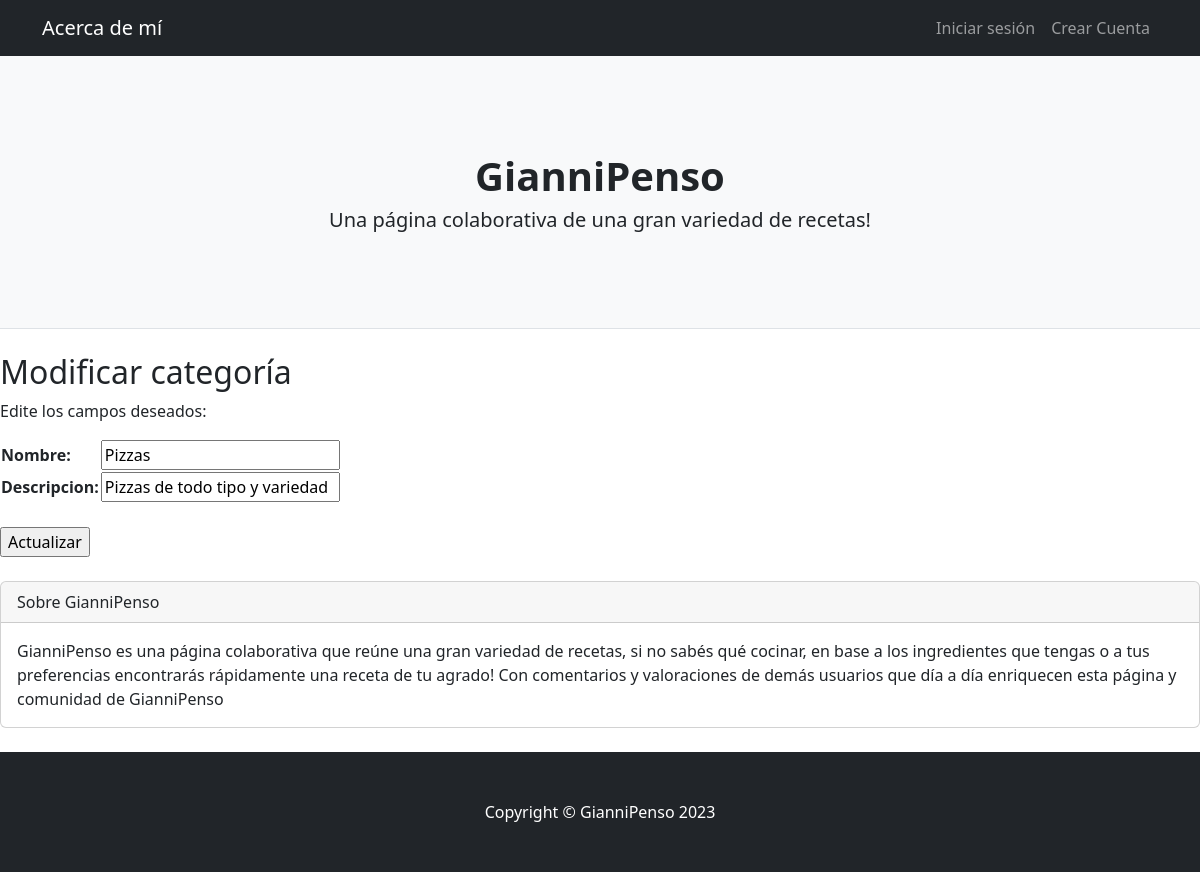
Page /AppRecetas/categorias-update/2/ on the earlier database version.
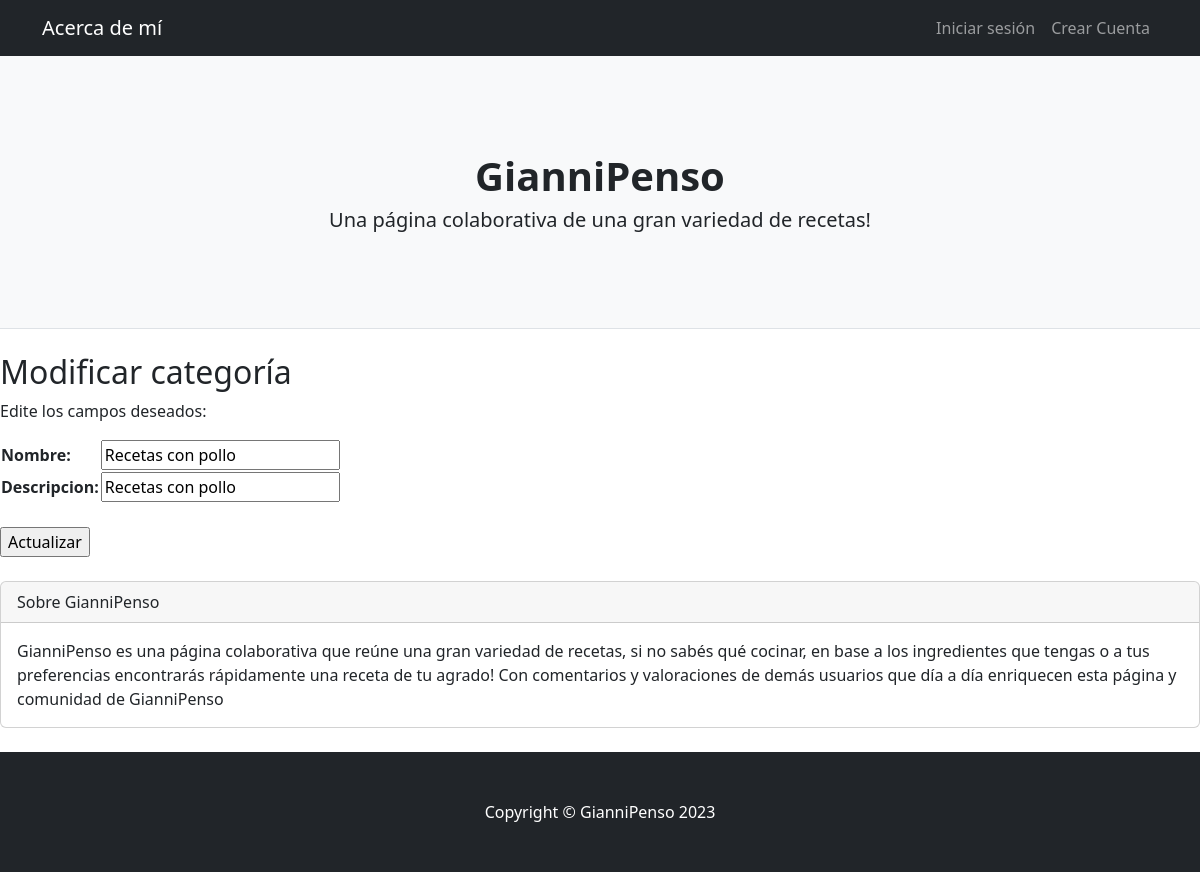
Same page on the later database version.
### AppRecetas/models.py (models this page shows, shortened)
class Categoría(models.Model):
    nombre = models.CharField(max_length=20)
    descripcion = models.CharField(max_length=100)

### AppRecetas/class_views.py (the view)
# urls.py: path('categorias-update/<pk>/', class_views.CategoriaUpdateView.as_view(), name="UpdateC"),
class CategoriaUpdateView (UpdateView):
    model = Categoría
    success_url = "/AppRecetas/categorias-list" #cuando se actualice el modelo se dirige acá
    fields = ["nombre","descripcion"]
    template_name = "AppRecetas/categorias_update.html" ##asi se llama el html al que quiero ir

### AppRecetas/templates/AppRecetas/categorias_update.html
{% extends 'AppRecetas/base.html' %}
{% load static %}
{% block main %}
<div>
    <h2>Modificar categoría</h2>
    <p>Edite los campos deseados:</p>
    <form action="" method="POST">{% csrf_token%}
        <table>
            {{form.as_table}}
        </table>
        <br>
        <input type= "submit", value="Actualizar">
    </form>
</div>
<br>
{% endblock main %}

Differences in the rows shown:
changed Categoría: nombre "Pizzas" → "Recetas con pollo"; descripcion "Pizzas de todo tipo y variedad" → "Recetas con pollo"
